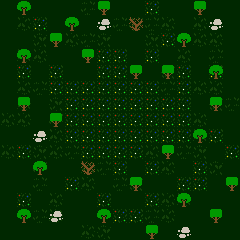

Below is a game level as drawn by its tile map, then a one-line description and the .tmx file that defines it, in full:
An orthogonal 15x15 tile map with 16x16 px tiles, 3 tile layers (floor, wall, units), 2 tilesets.

<map version="1.10" tiledversion="2025.05.05" orientation="orthogonal" renderorder="right-down" width="15" height="15" tilewidth="16" tileheight="16" infinite="0" nextlayerid="5" nextobjectid="1">
 <tileset firstgid="1" source="../../tiles/battle/farm.tsx" />
 <tileset firstgid="101" source="../../tiles/units/units.tsx" />
 <layer id="1" name="floor" width="15" height="15">
  <data encoding="csv">
4,4,4,4,4,18,4,4,4,52,4,4,4,4,4,
4,17,52,4,4,4,4,18,18,18,17,4,17,4,4,
4,4,16,4,17,18,16,4,4,16,52,4,17,17,4,
4,17,17,4,4,4,52,52,4,52,4,17,4,18,4,
4,52,4,52,4,4,52,52,4,4,16,52,4,52,4,
4,17,18,52,52,52,52,52,52,52,18,52,17,17,4,
4,17,4,16,52,52,52,52,52,52,52,52,4,16,18,
17,17,4,18,52,52,52,52,52,52,52,52,17,4,4,
4,4,4,17,52,52,52,52,52,52,52,52,17,52,4,
17,52,16,17,18,52,52,52,52,17,4,18,16,4,52,
4,4,18,4,4,17,18,52,4,52,17,4,52,16,4,
4,4,18,4,52,17,4,18,16,4,4,52,52,4,4,
4,52,4,17,4,4,52,4,4,52,17,17,4,4,4,
4,4,18,17,4,4,4,52,52,18,17,4,4,4,4,
4,4,4,4,4,17,16,4,4,4,4,4,4,4,4
</data>
 </layer>
 <layer id="3" name="wall" width="15" height="15">
  <data encoding="csv">
0,36,0,0,0,0,35,0,0,0,0,0,35,0,0,
0,0,0,0,36,0,48,0,34,0,0,0,0,48,0,
0,0,0,35,0,0,0,0,0,0,0,36,0,0,0,
0,36,0,0,0,35,0,0,0,0,0,0,0,0,0,
0,0,0,0,0,0,0,0,35,0,35,0,0,36,0,
0,0,0,0,0,0,0,0,0,0,0,0,0,0,0,
0,35,0,0,0,0,0,0,0,0,0,0,0,35,0,
0,0,0,35,0,0,0,0,0,0,0,0,0,0,0,
0,0,48,0,0,0,0,0,0,0,0,0,36,0,0,
0,0,0,0,0,0,0,0,0,0,35,0,0,0,0,
0,0,36,0,0,34,0,0,0,0,0,0,0,0,0,
0,0,0,0,0,0,0,0,35,0,0,0,0,0,35,
0,0,0,0,0,0,0,0,0,0,0,36,0,0,0,
0,36,0,48,0,0,36,0,0,0,0,0,0,35,0,
0,0,0,0,0,0,0,0,0,35,0,48,0,0,0
</data>
 </layer>
 <layer id="4" name="units" width="15" height="15">
  <data encoding="csv">
0,0,0,0,0,0,0,0,0,0,0,0,0,0,0,
0,0,0,0,0,0,0,0,0,0,0,0,0,0,0,
0,0,0,0,0,0,0,0,0,0,0,0,0,0,0,
0,0,0,0,0,0,0,0,0,0,0,0,0,0,0,
0,0,0,0,0,0,0,0,0,0,0,0,0,0,0,
0,0,0,0,0,0,0,0,0,0,0,0,0,0,0,
0,0,0,0,0,0,0,0,0,0,0,0,0,0,0,
0,0,0,0,0,0,0,0,0,0,0,0,0,0,0,
0,0,0,0,0,0,0,0,0,0,0,0,0,0,0,
0,0,0,0,0,0,0,0,0,0,0,0,0,0,0,
0,0,0,0,0,0,0,0,0,0,0,0,0,0,0,
0,0,0,0,0,0,0,0,0,0,0,0,0,0,0,
0,0,0,0,0,0,0,0,0,0,0,0,0,0,0,
0,0,0,0,0,0,0,0,0,0,0,0,0,0,0,
0,0,0,0,0,0,0,0,0,0,0,0,0,0,0
</data>
 </layer>
</map>
